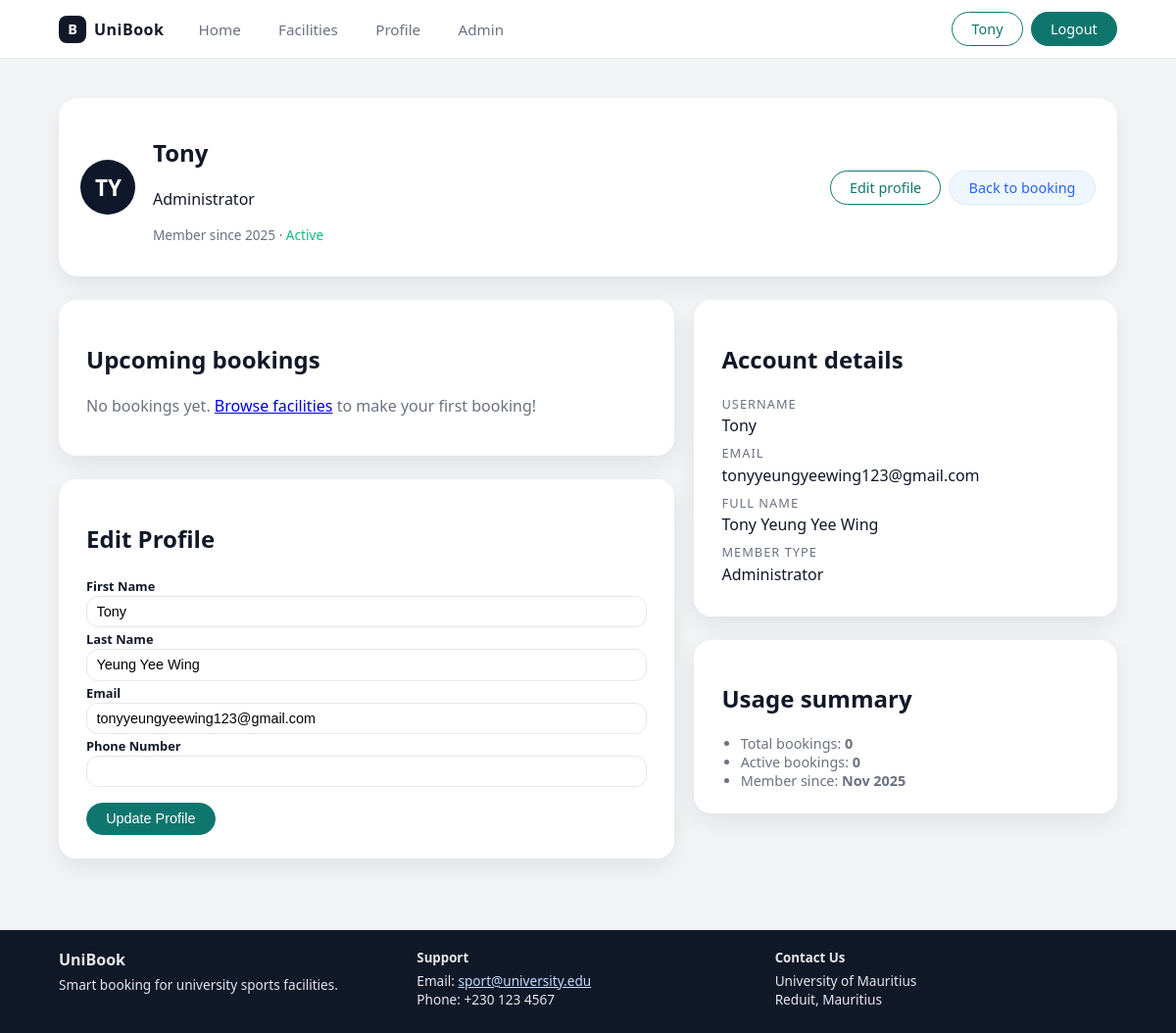
Before: /profile/ (signed in) with the older database file.
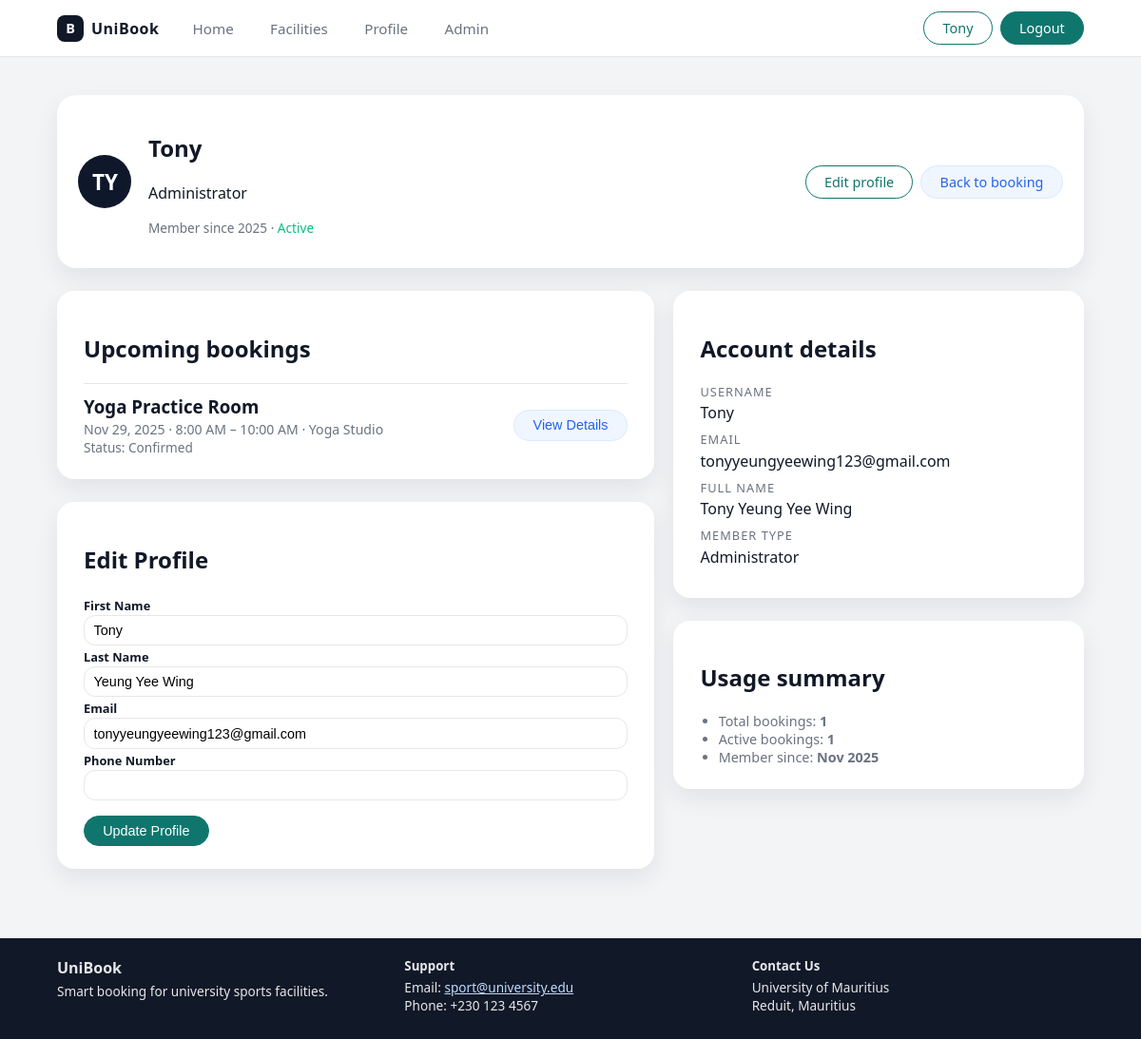
After: the same page with the newer database file.
### booking_sys/models.py (models this page shows, shortened)
class Booking(models.Model):
    FULFILLMENT_STATUS = [
        ('pending', 'Pending'),
        ('confirmed', 'Confirmed'),
        ('cancelled', 'Cancelled'),
        ('completed', 'Completed'),
    ]
    booking_id = models.UUIDField(primary_key=True, default=uuid.uuid4, editable=False)
    user = models.ForeignKey(User, on_delete=models.CASCADE, related_name='bookings')
    facility = models.ForeignKey('Facility', on_delete=models.CASCADE, related_name='bookings')
    court = models.ForeignKey('Court', on_delete=models.CASCADE, related_name='bookings')
    booking_date = models.DateField()
    start_time = models.TimeField()
    end_time = models.TimeField()
    created_at = models.DateTimeField(auto_now_add=True)
    updated_at = models.DateTimeField(auto_now=True)
    notes = models.TextField(blank=True, default="")
    status = models.CharField(max_length=10, choices=FULFILLMENT_STATUS, default='confirmed')
    slot = models.ForeignKey('Slot', on_delete=models.SET_NULL, null=True, blank=True, related_name='date_bookings')
    class Meta:
        constraints = [
            models.UniqueConstraint(
                fields=['court', 'booking_date', 'start_time'],
                name='unique_court_date_time_booking'
            )
        ]
        ordering = ['booking_date', 'start_time']
        indexes = [
            models.Index(fields=['user', 'booking_date']),
            models.Index(fields=['facility', 'booking_date']),
            models.Index(fields=['court', 'booking_date']),
        ]

class Court(models.Model):
    COURT_STATUS = [
        ('available', 'Available'),
        ('maintenance', 'Under Maintenance'),
        ('closed', 'Closed'),
    ]
    court_id = models.UUIDField(primary_key=True, default=uuid.uuid4, editable=False)
    facility = models.ForeignKey(Facility, on_delete=models.CASCADE, related_name='courts')
    court_name = models.CharField(max_length=200)
    sport_type = models.CharField(max_length=100)
    capacity = models.PositiveIntegerField(validators=[MinValueValidator(1), MaxValueValidator(1000)])
    notes = models.TextField(blank=True, default="None")
    image_url = models.URLField(blank=True, null=True)
    court_status = models.CharField(max_length=20, choices=COURT_STATUS, default='available')

class Facility(models.Model):
    FACILITY_TYPES = [
        ('sports', 'Sports'),
        ('recreation', 'Recreation'),
        ('academic', 'Academic'),
        ('other', 'Other'),
    ]
    FACILITY_STATUS = [
        ('available', 'Available'),
        ('maintenance', 'Under Maintenance'),
        ('closed', 'Closed'),
    ]
    facility_id = models.UUIDField(primary_key=True, default=uuid.uuid4, editable=False)
    facility_name = models.CharField(max_length=200)
    facility_type = models.CharField(max_length=20, choices=FACILITY_TYPES)
    location = models.CharField(max_length=300)
    description = models.TextField(blank=True)
    image_url = models.URLField(blank=True, null=True)
    facility_status = models.CharField(max_length=20, choices=FACILITY_STATUS, default='available')
    likes_count = models.PositiveIntegerField(default=0)

### booking_sys/views.py (the view, shortened to what this page needs)
# urls.py: path('profile/', views.profile, name='profile'),
@login_required
@require_http_methods(["GET", "POST"])
def profile(request):
    user = request.user
    if request.method == 'GET':
        profile_form = UserProfileEditForm(instance=user)
        student_profile = None
        staff_profile = None
        student_form = None
        staff_form = None
        if hasattr(user, 'student'):
            student_profile = user.student
            student_form = StudentProfileForm(instance=student_profile)
        elif user.member_type == 'student':
            student_form = StudentProfileForm()
        if hasattr(user, 'staff'):
            staff_profile = user.staff
            staff_form = StaffProfileForm(instance=staff_profile)
        elif user.member_type == 'staff':
            staff_form = StaffProfileForm()
        bookings = Booking.objects.filter(user=user).order_by('-booking_date', '-start_time')[:10]
        return render(request, 'profile.html', {
            'profile_form': profile_form,
            'student_form': student_form,
            'staff_form': staff_form,
            'student_profile': student_profile,
            'staff_profile': staff_profile,
            'bookings': bookings,
        })

### booking_sys/forms.py (shortened to what this page needs)
class UserProfileEditForm(forms.ModelForm):
    user_phone = forms.CharField(
        max_length=15,
        required=False,
        validators=[
            RegexValidator(
                regex=r'^\+?1?\d{9,15}$',
                message="Phone number must be entered in the format: '+999999999'. Up to 15 digits allowed."
            )
        ],
        widget=forms.TextInput(attrs={'class': 'form-control'})
    )
    class Meta:
        model = User
        fields = ('first_name', 'last_name', 'email', 'user_phone')
        widgets = {
            'first_name': forms.TextInput(attrs={'class': 'form-control'}),
            'last_name': forms.TextInput(attrs={'class': 'form-control'}),
            'email': forms.EmailInput(attrs={'class': 'form-control'}),
        }

### booking_sys/templates/profile.html (shortened to what this page needs)
{% extends 'base.html' %}
{% block content %}
<section class="section profile-layout">
  <div class="profile-header-card">
    <div class="profile-avatar">{{ user.first_name|first|upper }}{{ user.last_name|first|upper }}</div>
    <div>
      <h1>{{ user.username|first|upper }}{{ user.username|slice:"1:"|lower }}</h1>
      <p>{{ user.get_member_type_display }} </p>
      <p class="profile-meta">
        Member since {{ user.date_joined|date:"Y" }} &middot; <span style="color:#10b981;">{% if user.is_active %}Active{% else %}Inactive{% endif %}</span>
      </p>
    </div>
    <div class="profile-actions">
      <a href="#edit-profile" class="btn btn-outline" onclick="document.getElementById('edit-profile-section').scrollIntoView({behavior: 'smooth'});">Edit profile</a>
      <a href="{% url 'booking_sys:home' %}" class="btn btn-soft">Back to booking</a>
    </div>
  </div>
  <div class="profile-columns">
    <div class="profile-column">
      <section class="card-section">
        <h2>Upcoming bookings</h2>
        {% if bookings %}
          {% for booking in bookings %}
            <div class="booking-list-item">
              <div>
                <h3>{{ booking.court.court_name }}</h3>
                <p>{{ booking.booking_date|date:"M d, Y" }} &middot; {{ booking.start_time|time:"g:i A" }} – {{ booking.end_time|time:"g:i A" }} &middot; {{ booking.facility.facility_name }}</p>
                <p style="font-size: 0.85rem; color: var(--text-muted);">Status: {{ booking.get_status_display }}</p>
              </div>
              <div>
                <button onclick="viewBookingDetails('{{ booking.booking_id }}', '{{ booking.court.court_name }}', '{{ booking.facility.facility_name }}', '{{ booking.booking_date|date:"F d, Y" }}', '{{ booking.start_time|time:"g:i A" }}', '{{ booking.end_time|time:"g:i A" }}', '{{ booking.get_status_display }}', '{{ booking.notes|default:"No notes" }}', '{{ booking.created_at|date:"M d, Y g:i A" }}', '{{ booking.status }}')" class="btn btn-soft">View Details</button>
              </div>
            </div>
          {% endfor %}
        {% else %}
          <p style="color: var(--text-muted);">No bookings yet. <a href="{% url 'booking_sys:facilities' %}">Browse facilities</a> to make your first booking!</p>
        {% endif %}
      </section>
      <section class="card-section" id="edit-profile-section">
        <h2>Edit Profile</h2>
        <form method="post" action="{% url 'booking_sys:profile' %}">
          <label class="form-label">First Name</label>
          {{ profile_form.first_name }}
          <label class="form-label">Last Name</label>
          {{ profile_form.last_name }}
          <label class="form-label">Email</label>
          {{ profile_form.email }}
          <label class="form-label">Phone Number</label>
          {{ profile_form.user_phone }}
          <button type="submit" class="btn btn-primary" style="margin-top: 1rem;">Update Profile</button>
        </form>
      </section>
    </div>
    <div class="profile-column">
      <section class="card-section">
        <h2>Account details</h2>
        <dl class="profile-details">
          <div>
            <dt>Username</dt>
            <dd>{{ user.username }}</dd>
          </div>
          <div>
            <dt>Email</dt>
            <dd>{{ user.email }}</dd>
          </div>
          <div>
            <dt>Full Name</dt>
            <dd>{{ user.first_name }} {{ user.last_name }}</dd>
          </div>
          <div>
            <dt>Member Type</dt>
            <dd>{{ user.get_member_type_display }}</dd>
          </div>
        </dl>
      </section>
      <section class="card-section">
        <h2>Usage summary</h2>
        <ul class="updates-list">
          <li>Total bookings: <strong>{{ bookings|length }}</strong></li>
          <li>Active bookings: <strong>{% for b in bookings %}{% if b.status == 'pending' or b.status == 'confirmed' %}1{% endif %}{% empty %}0{% endfor %}</strong></li>
          <li>Member since: <strong>{{ user.date_joined|date:"M Y" }}</strong></li>
        </ul>
      </section>
    </div>
  </div>
</section>
{% endblock %}

Changed rows visible on the page:
added Booking: court.court_name "Yoga Practice Room", booking_date "Nov 29, 2025", start_time "8:00 AM", end_time "10:00 AM", facility.facility_name "Yoga Studio", status "Confirmed"
Other visible differences:
{{ bookings|length }}: "0" → "1"
text no longer shown: "No bookings yet. Browse facilities to make your first booking! 0"
